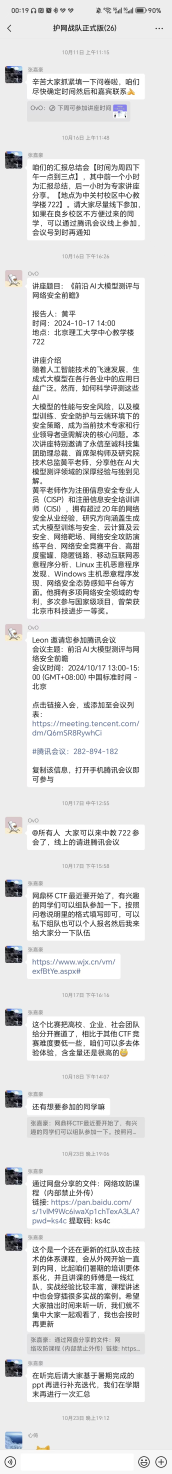
#> input picture testcases/2.jpg, 1200 x 10318 px (shown at 1/7 size)
$ python -i main.py   (imports and definitions only)
#> lines starting #> are read from the running program, lines starting #| are printed output that depends on the picture; after the words box and inside, x2 and y2 are one past the last pixel; in counts of white or black regions, pixels touching at a corner belong together
#> further down, picture is the input picture: shape (10318, 1200, 3); mean B, G, R 228.8, 228.5, 228.5
import cv2
import numpy as np
import os

GREEN = [112, 236, 160]
GREY = [235, 237, 238]
WHITE = [255, 255, 255]
BLACK = [0, 0, 0]

WINDOW_BGCOLOR = GREY
SELF_MSG_BGCOLOR = np.array(GREEN)
OTHER_MSG_BGCOLOR = WHITE
TEXT_COLOR = BLACK

def cleanDir(dir_path):
    for filename in os.listdir(dir_path):
        os.remove(os.path.join(dir_path, filename))

def change_color(image, color1, color2, threshold=10):
    # 单通道
#> called with threshold = 15
    if isinstance(color1, int):
        mask = cv2.inRange(image, color1 - threshold, color1 + threshold)
        image[mask > 0] = color2
    # 三通道
    else:
        threshold = np.array([threshold, threshold, threshold])
        mask = cv2.inRange(image, np.array(color1) - threshold, np.array(color1) + threshold)
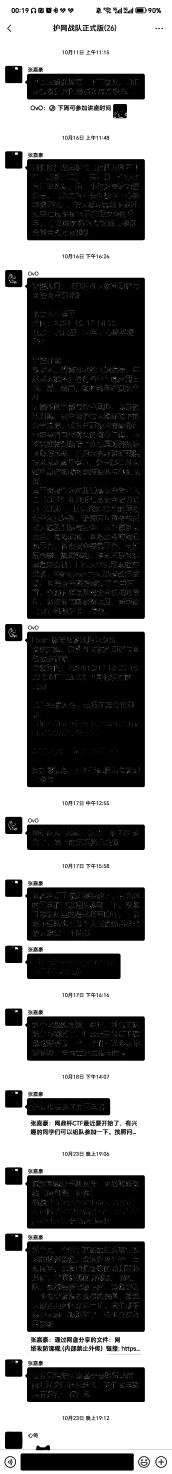
#> mask: shape (10318, 1200) (shown at 1/7 size); 53.9% white; 782 black regions (345 under 20 px)
        image[mask > 0] = np.array(color2)
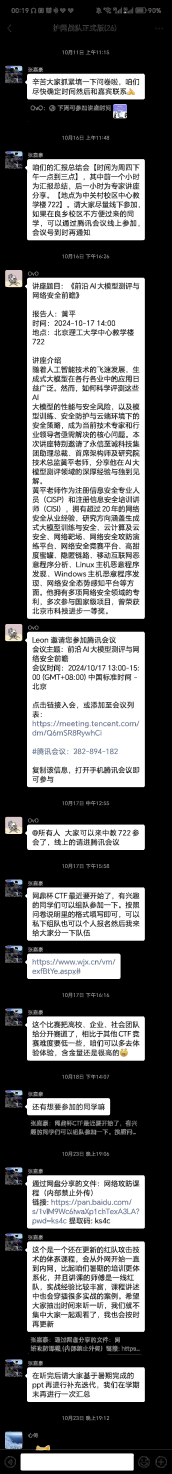
#> image: shape (10318, 1200, 3) (shown at 1/7 size); mean B, G, R 101.2, 100.9, 100.8

def extract_squares(image):
    change_color(image, WINDOW_BGCOLOR, [0, 0, 0], threshold=15)
    squares = []
    contours,_ = cv2.findContours(image[:, :, 2],cv2.RETR_EXTERNAL,cv2.CHAIN_APPROX_NONE)
#> contours = 699 contours, 299 with area under 20; largest, box (x1, y1, x2, y2) and area: (174, 1944, 1014, 4332) 1966980, (175, 4422, 1014, 5510) 895794, (175, 8690, 1014, 9323) 520836, (175, 1114, 1014, 1682) 467275, (176, 8227, 1014, 8600) 306616
    for obj in contours:
        area = cv2.contourArea(obj)  #计算轮廓内区域的面积
        cv2.drawContours(image, obj, -1, (255, 0, 0), 4)  #绘制轮廓线
        perimeter = cv2.arcLength(obj,True)  #计算轮廓周长
        approx = cv2.approxPolyDP(obj,0.02*perimeter,True)  #获取轮廓角点坐标
        if area > 5000:
            x, y, w, h = cv2.boundingRect(approx)  #获取坐标值和宽度、高度
            w,h = 115, 115 #设置固定宽高[TODO]
            squares.append((x, y, w, h))
#> this loop made 699 passes
#> (area, perimeter, approx, x, y) on passes 17, 29, 55: (94056, 1811.1, [[144, 10183], [151, 10293], [935, 10287], [927, 10174]], 144, 10174), (14298.5, 503.5, [[40, 10023], [36, 10136], [149, 10141], [151, 10023]], 36, 10023), (14202.5, 470.3, [[37, 9521], [41, 9635], [153, 9633], [150, 9517]], 37, 9517)
#> (area, perimeter, x, y) on passes 47, 197, 206, 211, 220, 393: (199507.5, 2129.3, 176, 9571), (520836.5, 2909.4, 191, 8690), (14210.5, 471.5, 39, 8638), (306616, 2386.4, 191, 8227), (14198.5, 473.6, 37, 8173), (69246.5, 1403, 174, 7687)
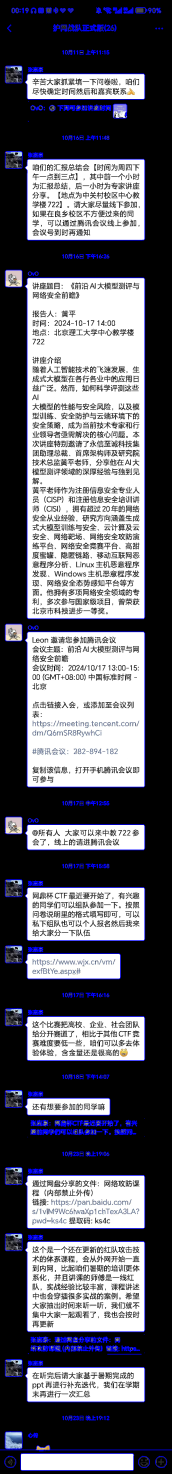
#> image: shape (10318, 1200, 3) (shown at 1/7 size); mean B, G, R 105.9, 97.4, 97.4
#> after the loop, squares = 27 items, first 6: (144, 10174, 115, 115), (36, 10023, 115, 115), (176, 9571, 115, 115), (37, 9517, 115, 115), (191, 8690, 115, 115), (39, 8638, 115, 115)

    # 按照x坐标排序
    squares.sort(key=lambda y: y[1])
    return squares

# [53 lines left out: functions compare_similarity, deduplicate_images, get_avtar_items, not called in this run]


# 读取图片
# [1 line not run here, left out]
# 删去上下多余的部分
# [1 line that did not run here, left out]
# [1 line that did not run here, left out]
# [1 line not run here, left out]

>>> import cv2
>>> picture = cv2.imread('testcases/2.jpg')
>>> result = extract_squares(picture)
#> result = 27 items, first 6: (37, 462, 115, 115), (176, 516, 115, 115), (793, 732, 115, 115), (38, 1062, 115, 115), (190, 1114, 115, 115), (37, 1892, 115, 115)
